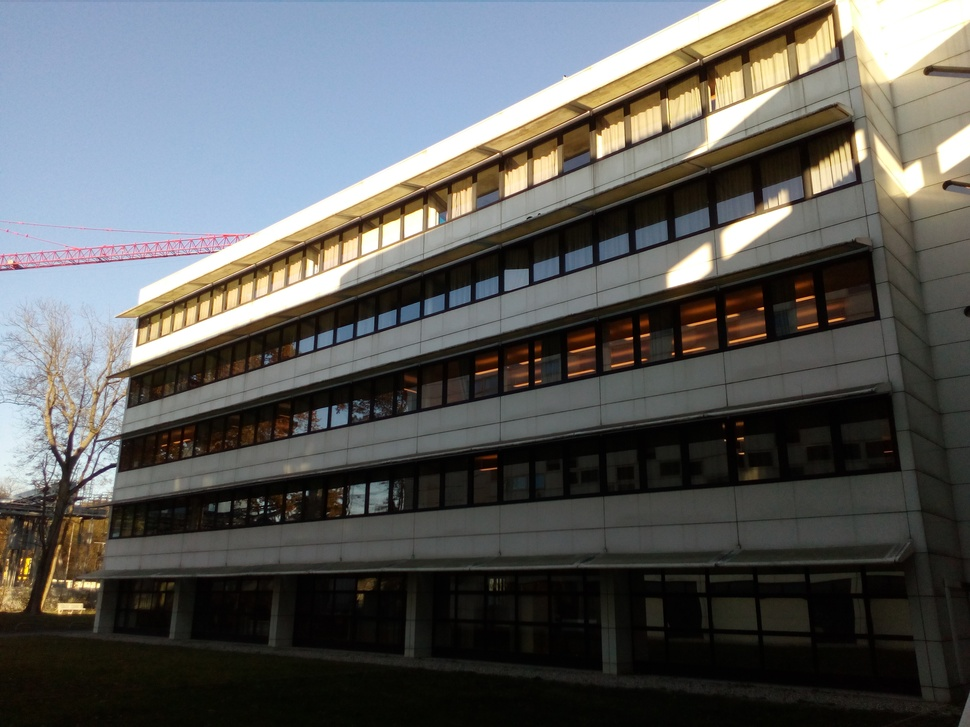
//> input picture TP1/images/IMG_20181119_094243.jpg, 970 x 727 px, shrunk from 3264 x 2448 before the run
$ ./homography1 ../TP1/images/IMG_20181119_094243.jpg   (built with g++ and OpenCV 4)
//> lines starting //> are read from the running program, lines starting //| are printed output that depends on the picture
// Computer Vision
// Skeleton program to load images and grab clicked points in OpenCV.
// (c) X. Hilaire, december 2013.

#include "opencv2/highgui/highgui.hpp"
#include "opencv2/imgproc/imgproc.hpp"
#include "opencv2/calib3d/calib3d.hpp"
#include <iostream>
#include <stdio.h>
#include <stdlib.h>

using namespace cv;
using namespace std;

/// Global variables
Mat src;

void mouse_callback(int event, int x, int y, int flags, void* unused)
{
if (event == EVENT_LBUTTONDOWN)
	cout << "You have clicked on point (" << x << ", " << y << ")\n";
}


int main( int, char** argv )
{

  const char *win_name = "My window";

  /// Load source image and convert it to gray
  src = imread( argv[1], 1 );
//> src is the input picture: 727 rows x 970 cols, CV_8UC3; mean B, G, R 91.2, 92.7, 91.9

  /// Create a window and display the image
  namedWindow( win_name, CV_WINDOW_AUTOSIZE );
  imshow( win_name, src );

  //our code
  Mat img_gray,img_aligned;
  cvtColor(src, img_gray, CV_BGR2GRAY);
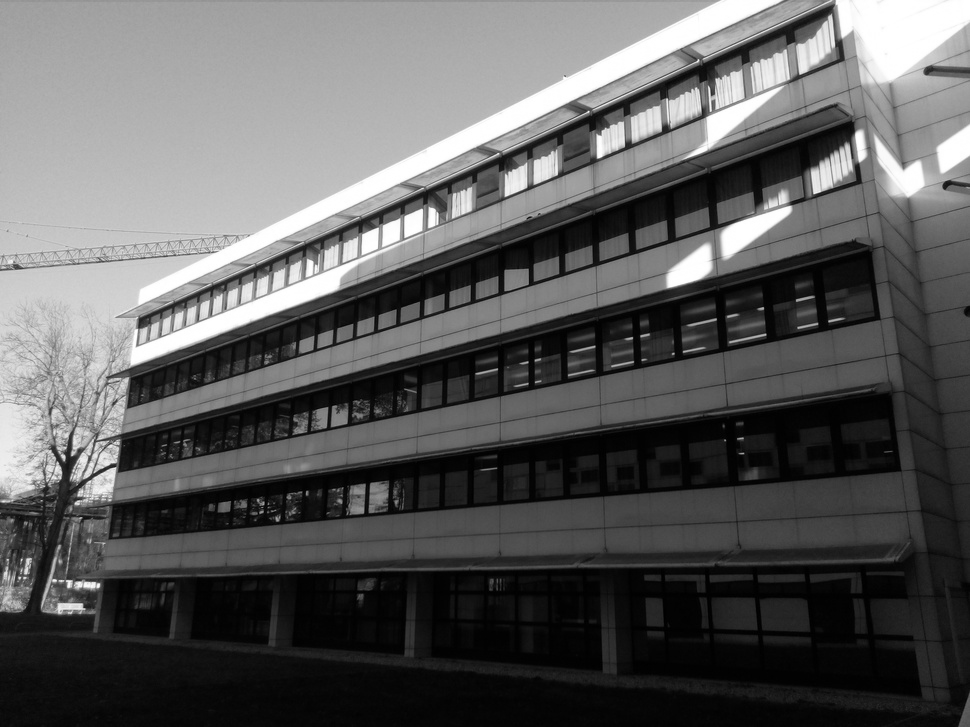
//> img_gray: 727 rows x 970 cols, CV_8UC1; min 0, max 255, mean 92.3
  imshow( win_name, img_gray );

    Matx33f wrap_mat(1,2,3,
                     4,5,6,
                     7,8,9);

    // Output image
    Mat im_out;
    warpPerspective(src, im_out, wrap_mat, src.size());
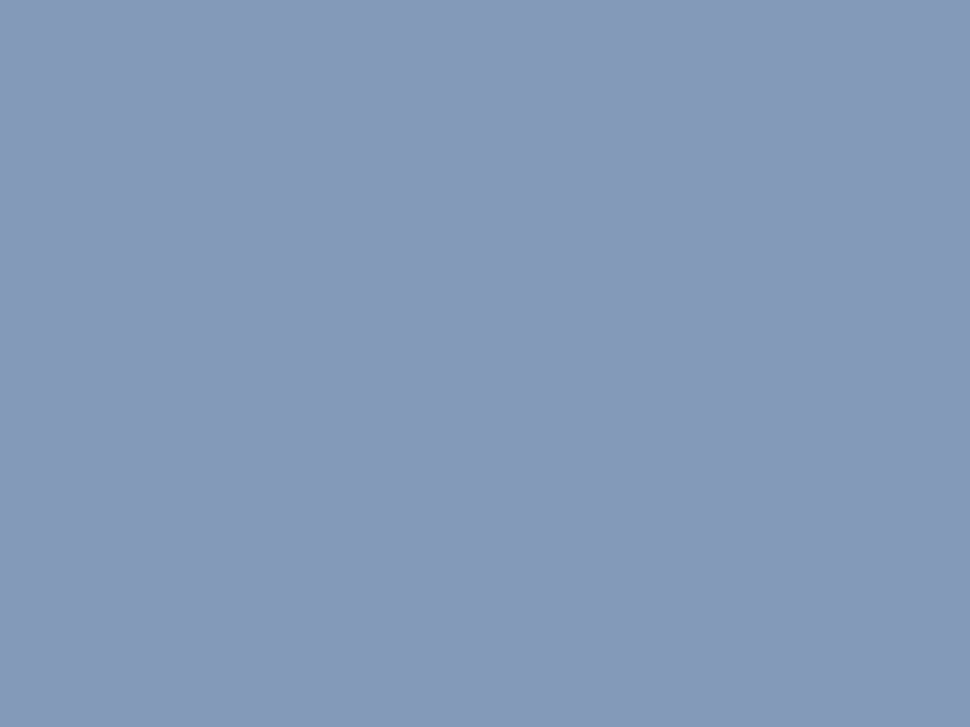
//> im_out: 727 rows x 970 cols, CV_8UC3; mean B, G, R 185, 154, 131

    // Display images
    imshow("Source Image", src);
    imshow("Warped Source Image", im_out);


    //imshow( win_name, img );
  setMouseCallback(win_name, mouse_callback, NULL);


  // Wait for the user to hit a key
  waitKey(0);
  return(0);
}

$ run again, on TP1/images/IMG_20181119_094330.jpg
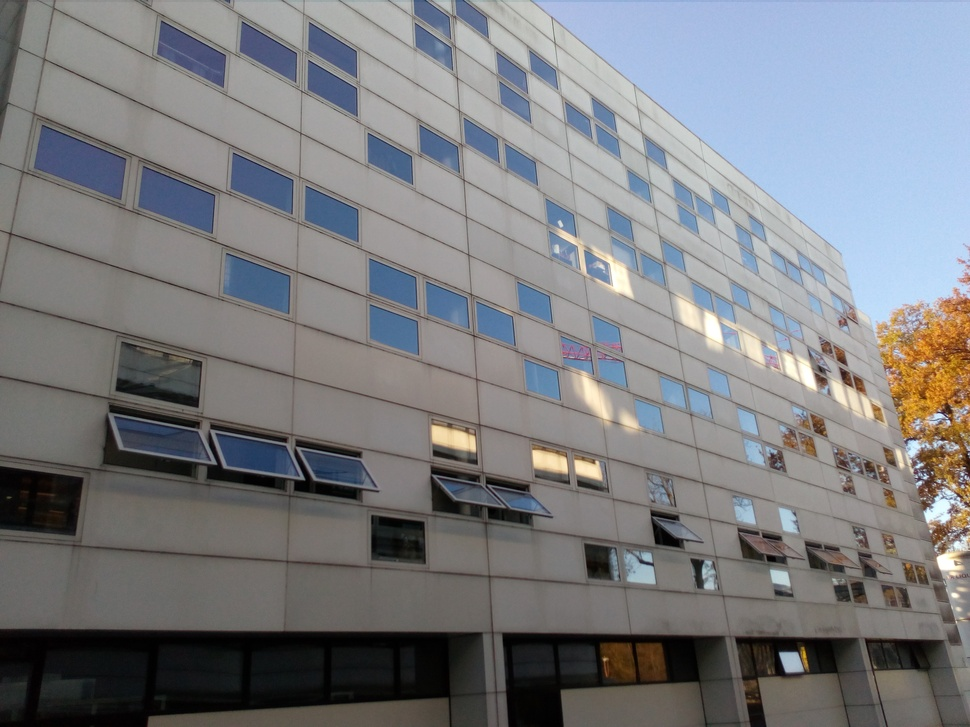
//> input picture TP1/images/IMG_20181119_094330.jpg, 970 x 727 px, shrunk from 3264 x 2448 before the run
//> src is the input picture: 727 rows x 970 cols, CV_8UC3; mean B, G, R 128.1, 125, 123.7
//> `cvtColor(src, img_gray, CV_BGR2GRAY);`:
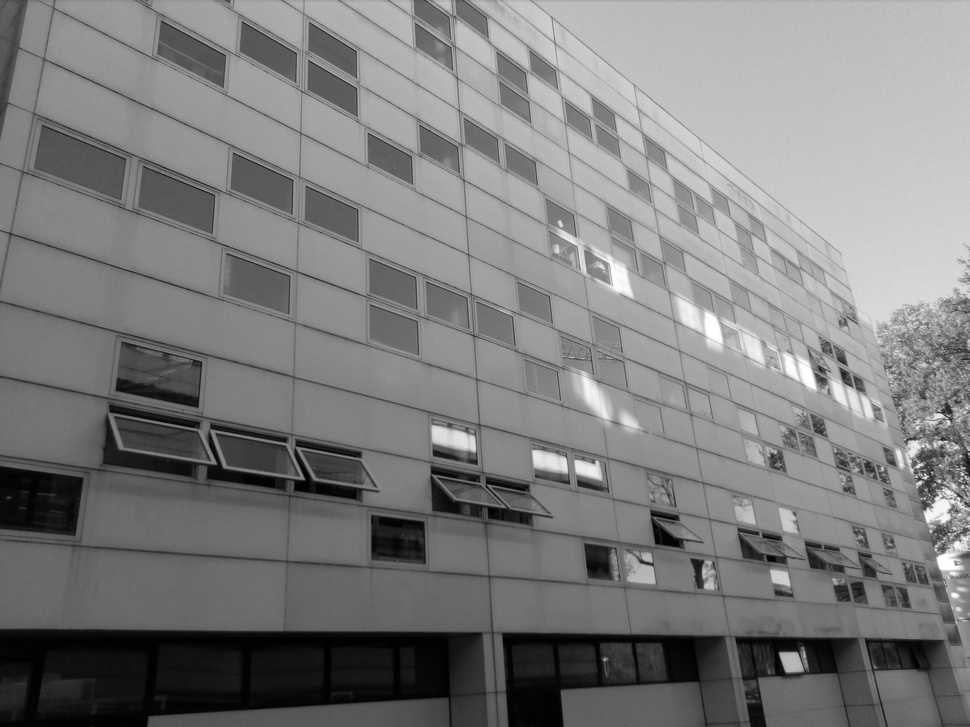
//> img_gray: 727 rows x 970 cols, CV_8UC1; min 0, max 255, mean 124.9
//> im_out: 727 rows x 970 cols, CV_8UC3; every value is 87
